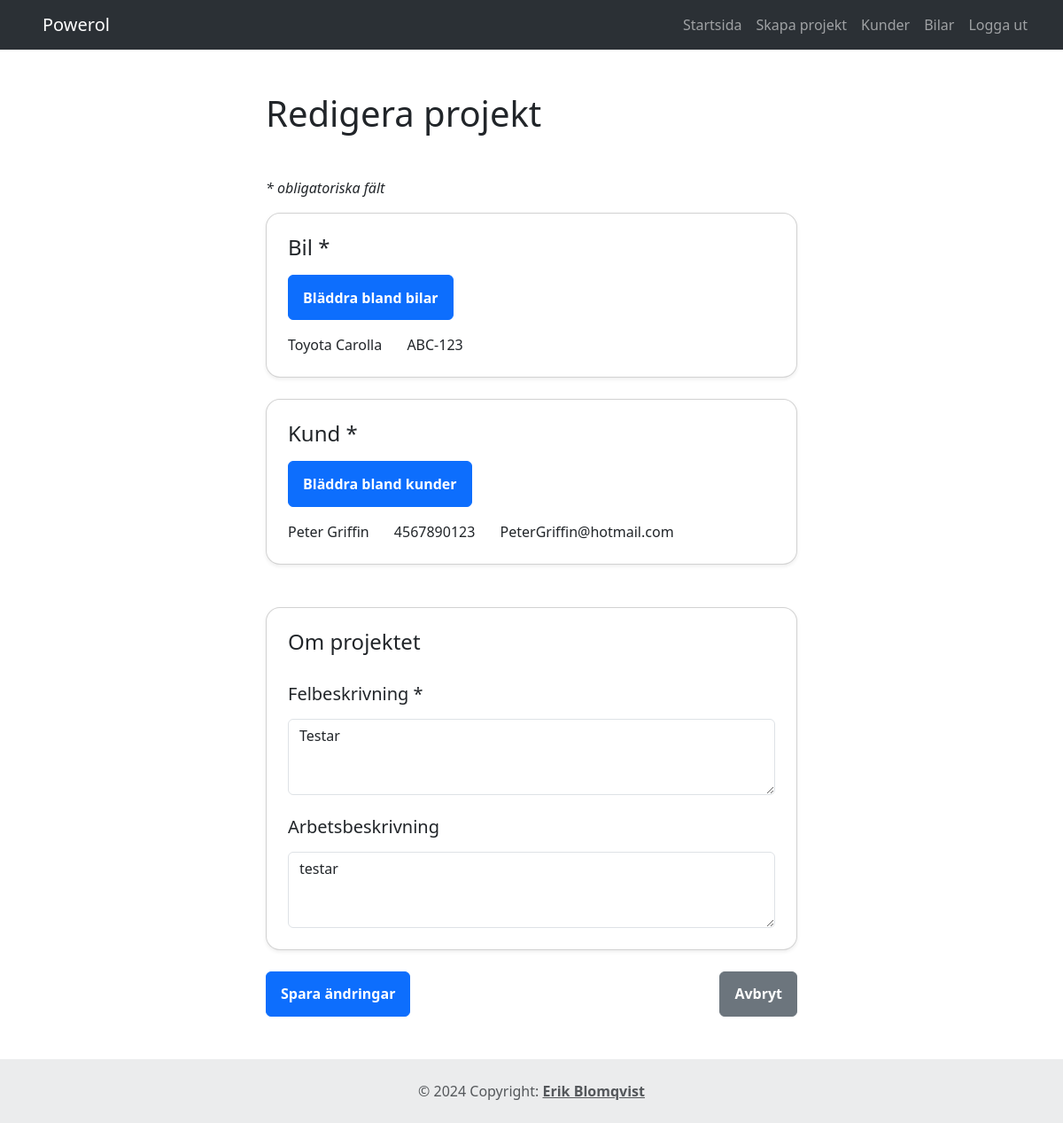
Page /editproject.php?project_id=5 (signed in) on the committed database.
### tables this page shows
CREATE TABLE `table_projects` (
  `project_id` int(11) NOT NULL,
  `customer_id_fk` int(11) NOT NULL,
  `car_id_fk` int(11) NOT NULL,
  `defect_desc` text NOT NULL,
  `work_desc` text NOT NULL,
  `status_id_fk` int(11) NOT NULL,
  `creation_date` date DEFAULT NULL
);

CREATE TABLE `table_cars` (
  `car_id` int(11) NOT NULL,
  `car_brand` varchar(255) NOT NULL,
  `car_model` varchar(255) NOT NULL,
  `car_license` varchar(255) NOT NULL
);

CREATE TABLE `table_customers` (
  `customer_id` int(11) NOT NULL,
  `customer_fname` varchar(255) NOT NULL,
  `customer_lname` varchar(255) NOT NULL,
  `customer_phone` varchar(255) NOT NULL,
  `customer_email` varchar(255) NOT NULL,
  `customer_address` varchar(255) NOT NULL,
  `customer_zip` varchar(255) NOT NULL,
  `customer_area` varchar(255) NOT NULL
);

### includes/class.project.php (called while the page is built, shortened)
<?php
class Project {
    private $pdo;
    function __construct($pdo) {
        $this->pdo = $pdo;
    }
    public function selectSingleProject(int $projectId) {
        $projectDataArray = $this->pdo->query("SELECT
            table_projects.*,
            table_customers.*,
            table_cars.*
        FROM
            table_projects
        JOIN
            table_customers ON table_projects.customer_id_fk = table_customers.customer_id
        JOIN
            table_cars ON table_projects.car_id_fk = table_cars.car_id
        WHERE
            table_projects.project_id = $projectId")->fetch();
                return $projectDataArray;
    }
}
?>

### editproject.php (the view, shortened to what this page needs)
<?php
include_once 'includes/header.php';
if (isset($_GET['project_id'])) {
    $projectId = (int)$_GET['project_id'];
    $projectDataArray = $project->selectSingleProject($projectId);
}
else {
	echo "No project selected!";
	exit;
}
?>
<div class="container">
	<div class="mw-500 mx-auto">
		<h1 class="my-5">Redigera projekt</h1>
		<form id="project-form" action="" method="post">
			<p class="fst-italic">* obligatoriska fält</p>
			<div class="card rounded-4 text-start shadow-sm p-4 mb-4">
				<h2 class="h4 mb-0">Bil *</h2>
				<button type="button" class="btn btn-primary my-3 me-auto" data-bs-toggle="modal" data-bs-target="#carModal">
					Bläddra bland bilar
				</button>
				<div id="car-data">
					<span id="car-brand"><?php echo $projectDataArray['car_brand'] ?></span>
					<span id="car-model"><?php echo $projectDataArray['car_model'] ?></span>
					<span class="ms-4" id="car-license"><?php echo $projectDataArray['car_license'] ?></span>
				</div>
			</div>
			<div class="card rounded-4 text-start shadow-sm p-4 mb-5">
				<h2 class="h4 mb-0">Kund *</h2>
				<button type="button" class="btn btn-primary my-3 me-auto" data-bs-toggle="modal" data-bs-target="#customerModal">
					Bläddra bland kunder
				</button>
				<div id="customer-data">
						<?php echo "{$projectDataArray['customer_fname']} {$projectDataArray['customer_lname']}" ?>
						<?php echo "<span class='ms-4'> {$projectDataArray['customer_phone']} </span>"?>
						<?php echo "<span class='ms-4'> {$projectDataArray['customer_email']} </span>"?>
				</div>
			</div>
			<div class="card rounded-4 text-start shadow-sm p-4">
				<h2 class="h4 mb-2">Om projektet</h2>
				<label class="h5 mt-4 mb-3" for="defect-desc">Felbeskrivning *</label>
				<textarea class="form-control mb-2" id="defect-desc" name="defect-desc" rows="3" required="required"><?php echo $projectDataArray['defect_desc']; ?></textarea>
				<label class="h5 my-3" for="defect-desc">Arbetsbeskrivning</label>
				<textarea class="form-control" id="work-desc" name="work-desc" rows="3"><?php echo $projectDataArray['work_desc']; ?></textarea>
			</div>
			<div class="d-flex justift-content-between mt-4">
				<input type="submit" class="btn btn-primary me-auto" name="edit-project-submit" value="Spara ändringar">
				<a class="btn btn-secondary" href="project.php?project_id=<?php echo $projectId; ?>">Avbryt</a>
			</div>
		</form>
	</div>
</div>
<?php
include_once 'includes/footer.php';
?>

### css/style.css (style rules this page uses)
.mw-500 { max-width: 600px; }
.btn { padding: 0.8em 1em !important; font-weight: 600 !important; }

### rows in the picture
table_projects: car_id_fk.car_brand "Toyota", car_id_fk.car_model "Carolla", car_id_fk.car_license "ABC-123", customer_id_fk.customer_fname "Peter", customer_id_fk.customer_lname "Griffin", customer_id_fk.customer_phone "4567890123", customer_id_fk.customer_email "PeterGriffin@hotmail.com", defect-desc "Testar", work-desc "testar"

### other values in the picture
$menuItem['title'] "Startsida"
$menuItem['title'] "Skapa projekt"
$menuItem['title'] "Kunder"
$menuItem['title'] "Bilar"
